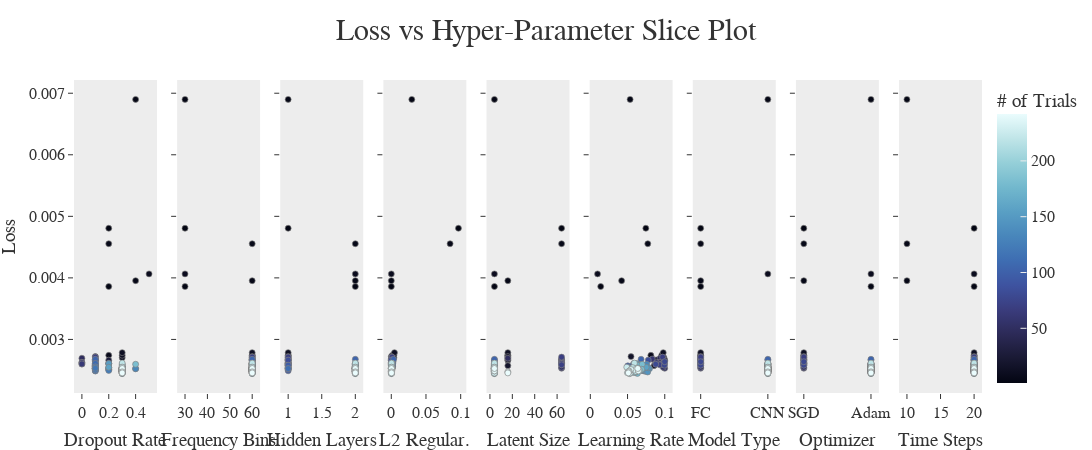

The cell this chart's notebook holds for it:
### Code cell
imp.reload(cplot)
fig=cplot.get_slice_plot(study,objective_value="Loss")
fig.update_layout(
    autosize=False,title_text='Loss vs Hyper-Parameter Slice Plot', title_x=0.5, 
    template="ggplot2",
    width=1300,
    height=450,
    font_family="Times New Roman",
    font_size=16,
    title_font_family="Times New Roman",
    title_font_size=30,
    margin=dict(l=0, t=80,r=1,  b=1),
                                        
    )

fig.update_yaxes(showgrid=False,zeroline=False)
fig.update_xaxes(showgrid=False,zeroline=False)
fig.update_traces(marker=dict(colorscale="ice"))

with open("slice_plot.svg", "wb") as f:
    f.write(scope.transform(fig, format="svg", width=1400,height=450,))

fig

### Figure 1 — Plotly figure (JSON) as saved in the notebook; plotly's stock layout.template omitted (floating-point values rounded to 4 significant figures; data arrays with more than 128 entries replaced by an {"elided": "..."} marker saying what was removed)
{"data": [{"marker": {"color": {"elided": "130 int values"}, "colorbar": {"title": {"text": "# of Trials"}, "x": 1, "xpad": 15, "y": 0.5}, "colorscale": [[0, "rgb(3, 5, 18)"], [0.09091, "rgb(25, 25, 51)"], [0.1818, "rgb(44, 42, 87)"], [0.2727, "rgb(58, 60, 125)"], [0.3636, "rgb(62, 83, 160)"], [0.4545, "rgb(62, 109, 178)"], [0.5455, "rgb(72, 134, 187)"], [0.6364, "rgb(89, 159, 196)"], [0.7273, "rgb(114, 184, 205)"], [0.8182, "rgb(149, 207, 216)"], [0.9091, "rgb(192, 229, 232)"], [1, "rgb(234, 252, 253)"]], "line": {"color": "grey", "width": 0.65}, "showscale": true}, "mode": "markers", "showlegend": false, "type": "scatter", "x": {"elided": "130 float values"}, "xaxis": "x", "y": {"elided": "130 float values"}, "yaxis": "y"}, {"marker": {"color": {"elided": "130 int values"}, "colorbar": {"title": {"text": "# of Trials"}, "x": 1, "xpad": 15}, "colorscale": [[0, "rgb(3, 5, 18)"], [0.09091, "rgb(25, 25, 51)"], [0.1818, "rgb(44, 42, 87)"], [0.2727, "rgb(58, 60, 125)"], [0.3636, "rgb(62, 83, 160)"], [0.4545, "rgb(62, 109, 178)"], [0.5455, "rgb(72, 134, 187)"], [0.6364, "rgb(89, 159, 196)"], [0.7273, "rgb(114, 184, 205)"], [0.8182, "rgb(149, 207, 216)"], [0.9091, "rgb(192, 229, 232)"], [1, "rgb(234, 252, 253)"]], "line": {"color": "grey", "width": 0.65}, "showscale": false}, "mode": "markers", "showlegend": false, "type": "scatter", "x": {"elided": "130 int values"}, "xaxis": "x2", "y": {"elided": "130 float values"}, "yaxis": "y2"}, {"marker": {"color": {"elided": "130 int values"}, "colorbar": {"title": {"text": "# of Trials"}, "x": 1, "xpad": 15}, "colorscale": [[0, "rgb(3, 5, 18)"], [0.09091, "rgb(25, 25, 51)"], [0.1818, "rgb(44, 42, 87)"], [0.2727, "rgb(58, 60, 125)"], [0.3636, "rgb(62, 83, 160)"], [0.4545, "rgb(62, 109, 178)"], [0.5455, "rgb(72, 134, 187)"], [0.6364, "rgb(89, 159, 196)"], [0.7273, "rgb(114, 184, 205)"], [0.8182, "rgb(149, 207, 216)"], [0.9091, "rgb(192, 229, 232)"], [1, "rgb(234, 252, 253)"]], "line": {"color": "grey", "width": 0.65}, "showscale": false}, "mode": "markers", "showlegend": false, "type": "scatter", "x": {"elided": "130 int values"}, "xaxis": "x3", "y": {"elided": "130 float values"}, "yaxis": "y3"}, {"marker": {"color": {"elided": "130 int values"}, "colorbar": {"title": {"text": "# of Trials"}, "x": 1, "xpad": 15}, "colorscale": [[0, "rgb(3, 5, 18)"], [0.09091, "rgb(25, 25, 51)"], [0.1818, "rgb(44, 42, 87)"], [0.2727, "rgb(58, 60, 125)"], [0.3636, "rgb(62, 83, 160)"], [0.4545, "rgb(62, 109, 178)"], [0.5455, "rgb(72, 134, 187)"], [0.6364, "rgb(89, 159, 196)"], [0.7273, "rgb(114, 184, 205)"], [0.8182, "rgb(149, 207, 216)"], [0.9091, "rgb(192, 229, 232)"], [1, "rgb(234, 252, 253)"]], "line": {"color": "grey", "width": 0.65}, "showscale": false}, "mode": "markers", "showlegend": false, "type": "scatter", "x": {"elided": "130 float values"}, "xaxis": "x4", "y": {"elided": "130 float values"}, "yaxis": "y4"}, {"marker": {"color": {"elided": "130 int values"}, "colorbar": {"title": {"text": "# of Trials"}, "x": 1, "xpad": 15}, "colorscale": [[0, "rgb(3, 5, 18)"], [0.09091, "rgb(25, 25, 51)"], [0.1818, "rgb(44, 42, 87)"], [0.2727, "rgb(58, 60, 125)"], [0.3636, "rgb(62, 83, 160)"], [0.4545, "rgb(62, 109, 178)"], [0.5455, "rgb(72, 134, 187)"], [0.6364, "rgb(89, 159, 196)"], [0.7273, "rgb(114, 184, 205)"], [0.8182, "rgb(149, 207, 216)"], [0.9091, "rgb(192, 229, 232)"], [1, "rgb(234, 252, 253)"]], "line": {"color": "grey", "width": 0.65}, "showscale": false}, "mode": "markers", "showlegend": false, "type": "scatter", "x": {"elided": "130 int values"}, "xaxis": "x5", "y": {"elided": "130 float values"}, "yaxis": "y5"}, {"marker": {"color": {"elided": "130 int values"}, "colorbar": {"title": {"text": "# of Trials"}, "x": 1, "xpad": 15}, "colorscale": [[0, "rgb(3, 5, 18)"], [0.09091, "rgb(25, 25, 51)"], [0.1818, "rgb(44, 42, 87)"], [0.2727, "rgb(58, 60, 125)"], [0.3636, "rgb(62, 83, 160)"], [0.4545, "rgb(62, 109, 178)"], [0.5455, "rgb(72, 134, 187)"], [0.6364, "rgb(89, 159, 196)"], [0.7273, "rgb(114, 184, 205)"], [0.8182, "rgb(149, 207, 216)"], [0.9091, "rgb(192, 229, 232)"], [1, "rgb(234, 252, 253)"]], "line": {"color": "grey", "width": 0.65}, "showscale": false}, "mode": "markers", "showlegend": false, "type": "scatter", "x": {"elided": "130 float values"}, "xaxis": "x6", "y": {"elided": "130 float values"}, "yaxis": "y6"}, {"marker": {"color": {"elided": "130 int values"}, "colorbar": {"title": {"text": "# of Trials"}, "x": 1, "xpad": 15}, "colorscale": [[0, "rgb(3, 5, 18)"], [0.09091, "rgb(25, 25, 51)"], [0.1818, "rgb(44, 42, 87)"], [0.2727, "rgb(58, 60, 125)"], [0.3636, "rgb(62, 83, 160)"], [0.4545, "rgb(62, 109, 178)"], [0.5455, "rgb(72, 134, 187)"], [0.6364, "rgb(89, 159, 196)"], [0.7273, "rgb(114, 184, 205)"], [0.8182, "rgb(149, 207, 216)"], [0.9091, "rgb(192, 229, 232)"], [1, "rgb(234, 252, 253)"]], "line": {"color": "grey", "width": 0.65}, "showscale": false}, "mode": "markers", "showlegend": false, "type": "scatter", "x": {"elided": "130 str values"}, "xaxis": "x7", "y": {"elided": "130 float values"}, "yaxis": "y7"}, {"marker": {"color": {"elided": "130 int values"}, "colorbar": {"title": {"text": "# of Trials"}, "x": 1, "xpad": 15}, "colorscale": [[0, "rgb(3, 5, 18)"], [0.09091, "rgb(25, 25, 51)"], [0.1818, "rgb(44, 42, 87)"], [0.2727, "rgb(58, 60, 125)"], [0.3636, "rgb(62, 83, 160)"], [0.4545, "rgb(62, 109, 178)"], [0.5455, "rgb(72, 134, 187)"], [0.6364, "rgb(89, 159, 196)"], [0.7273, "rgb(114, 184, 205)"], [0.8182, "rgb(149, 207, 216)"], [0.9091, "rgb(192, 229, 232)"], [1, "rgb(234, 252, 253)"]], "line": {"color": "grey", "width": 0.65}, "showscale": false}, "mode": "markers", "showlegend": false, "type": "scatter", "x": {"elided": "130 str values"}, "xaxis": "x8", "y": {"elided": "130 float values"}, "yaxis": "y8"}, {"marker": {"color": {"elided": "130 int values"}, "colorbar": {"title": {"text": "# of Trials"}, "x": 1, "xpad": 15}, "colorscale": [[0, "rgb(3, 5, 18)"], [0.09091, "rgb(25, 25, 51)"], [0.1818, "rgb(44, 42, 87)"], [0.2727, "rgb(58, 60, 125)"], [0.3636, "rgb(62, 83, 160)"], [0.4545, "rgb(62, 109, 178)"], [0.5455, "rgb(72, 134, 187)"], [0.6364, "rgb(89, 159, 196)"], [0.7273, "rgb(114, 184, 205)"], [0.8182, "rgb(149, 207, 216)"], [0.9091, "rgb(192, 229, 232)"], [1, "rgb(234, 252, 253)"]], "line": {"color": "grey", "width": 0.65}, "showscale": false}, "mode": "markers", "showlegend": false, "type": "scatter", "x": {"elided": "130 int values"}, "xaxis": "x9", "y": {"elided": "130 float values"}, "yaxis": "y9"}], "layout": {"autosize": false, "font": {"family": "Times New Roman", "size": 16}, "height": 450, "margin": {"b": 1, "l": 0, "r": 1, "t": 80}, "title": {"font": {"family": "Times New Roman", "size": 30}, "text": "Loss vs Hyper-Parameter Slice Plot", "x": 0.5}, "width": 1300, "xaxis": {"anchor": "y", "autorange": true, "domain": [0, 0.09136], "range": [-0.05222, 0.5522], "showgrid": false, "title": {"text": "Dropout Rate"}, "type": "linear", "zeroline": false}, "xaxis2": {"anchor": "y2", "autorange": true, "domain": [0.1136, 0.2049], "range": [26.87, 63.13], "showgrid": false, "title": {"text": "Frequency Bins"}, "type": "linear", "zeroline": false}, "xaxis3": {"anchor": "y3", "autorange": true, "domain": [0.2272, 0.3185], "range": [0.8956, 2.104], "showgrid": false, "title": {"text": "Hidden Layers"}, "type": "linear", "zeroline": false}, "xaxis4": {"anchor": "y4", "autorange": true, "domain": [0.3407, 0.4321], "range": [-0.01011, 0.1069], "showgrid": false, "title": {"text": "L2 Regular."}, "type": "linear", "zeroline": false}, "xaxis5": {"anchor": "y5", "autorange": true, "domain": [0.4543, 0.5457], "range": [-2.266, 70.27], "showgrid": false, "title": {"text": "Latent Size"}, "type": "linear", "zeroline": false}, "xaxis6": {"anchor": "y6", "autorange": true, "domain": [0.5679, 0.6593], "range": [0.0003074, 0.1094], "showgrid": false, "title": {"text": "Learning Rate"}, "type": "linear", "zeroline": false}, "xaxis7": {"anchor": "y7", "autorange": true, "domain": [0.6815, 0.7728], "range": [-0.1044, 1.104], "showgrid": false, "title": {"text": "Model Type"}, "type": "category", "zeroline": false}, "xaxis8": {"anchor": "y8", "autorange": true, "domain": [0.7951, 0.8864], "range": [-0.1044, 1.104], "showgrid": false, "title": {"text": "Optimizer"}, "type": "category", "zeroline": false}, "xaxis9": {"anchor": "y9", "autorange": true, "domain": [0.9086, 1], "range": [8.956, 21.04], "showgrid": false, "title": {"text": "Time Steps"}, "type": "linear", "zeroline": false}, "yaxis": {"anchor": "x", "autorange": true, "domain": [0, 1], "range": [0.002129, 0.007215], "showgrid": false, "title": {"text": "Loss"}, "type": "linear", "zeroline": false}, "yaxis2": {"anchor": "x2", "autorange": true, "domain": [0, 1], "matches": "y", "range": [0.002129, 0.007215], "showgrid": false, "showticklabels": false, "type": "linear", "zeroline": false}, "yaxis3": {"anchor": "x3", "autorange": true, "domain": [0, 1], "matches": "y", "range": [0.002129, 0.007215], "showgrid": false, "showticklabels": false, "type": "linear", "zeroline": false}, "yaxis4": {"anchor": "x4", "autorange": true, "domain": [0, 1], "matches": "y", "range": [0.002129, 0.007215], "showgrid": false, "showticklabels": false, "type": "linear", "zeroline": false}, "yaxis5": {"anchor": "x5", "autorange": true, "domain": [0, 1], "matches": "y", "range": [0.002129, 0.007215], "showgrid": false, "showticklabels": false, "type": "linear", "zeroline": false}, "yaxis6": {"anchor": "x6", "autorange": true, "domain": [0, 1], "matches": "y", "range": [0.002129, 0.007215], "showgrid": false, "showticklabels": false, "type": "linear", "zeroline": false}, "yaxis7": {"anchor": "x7", "autorange": true, "domain": [0, 1], "matches": "y", "range": [0.002129, 0.007215], "showgrid": false, "showticklabels": false, "type": "linear", "zeroline": false}, "yaxis8": {"anchor": "x8", "autorange": true, "domain": [0, 1], "matches": "y", "range": [0.002129, 0.007215], "showgrid": false, "showticklabels": false, "type": "linear", "zeroline": false}, "yaxis9": {"anchor": "x9", "autorange": true, "domain": [0, 1], "matches": "y", "range": [0.002129, 0.007215], "showgrid": false, "showticklabels": false, "type": "linear", "zeroline": false}}}
